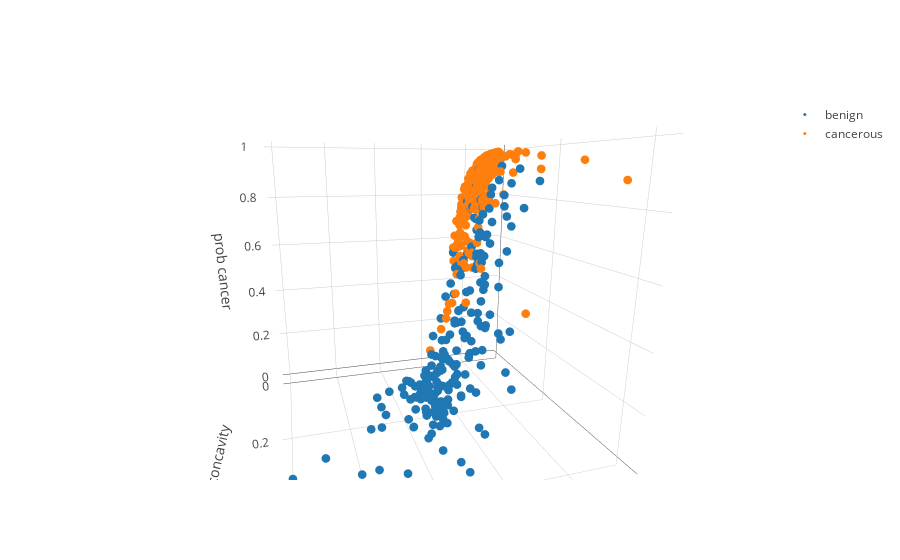

Notebook cell for this chart:
### Markdown cell above
And to convert these into scores...also do in iframe

### Code cell
trace_three_d_benign = dict(
        name = 'benign', x = df_benign['mean_area'], y = df_benign['mean_concavity'], z = df_benign['prediction_probs'],
        type = "scatter3d",    
        mode = 'markers',
        marker = dict( size=3, line=dict(width=0) ) )

trace_three_d_cancerous = dict(
        name = 'cancerous', x = df_cancerous['mean_area'], y = df_cancerous['mean_concavity'], z = df_cancerous['prediction_probs'],
        type = "scatter3d",    
        mode = 'markers',
        marker = dict( size=3, line=dict(width=0) ) )
plot([trace_three_d_benign, trace_three_d_cancerous], {'scene': {'xaxis': {'title': 'area'}, 'yaxis': {'title': 'concavity'}, 'zaxis': {'title': 'prob cancer'}}})

### Figure 1 — Plotly figure (JSON) as saved in the notebook; plotly's stock layout.template omitted (floating-point values rounded to 4 significant figures; data arrays with more than 128 entries replaced by an {"elided": "..."} marker saying what was removed)
{"data": [{"marker": {"line": {"width": 0}, "size": 3}, "mode": "markers", "name": "benign", "type": "scatter3d", "uid": "9bbbe0f8-70a6-4941-b0bf-850f15b6398c", "x": {"elided": "212 float values"}, "y": {"elided": "212 float values"}, "z": {"elided": "212 float values"}}, {"marker": {"line": {"width": 0}, "size": 3}, "mode": "markers", "name": "cancerous", "type": "scatter3d", "uid": "24ceffa4-1cf6-4983-8576-5ca1bac69712", "x": {"elided": "357 float values"}, "y": {"elided": "357 float values"}, "z": {"elided": "357 float values"}}], "layout": {"autosize": true, "scene": {"aspectmode": "auto", "aspectratio": {"x": 1, "y": 1, "z": 1}, "camera": {"center": {"x": 0, "y": 0, "z": 0}, "eye": {"x": 0.427, "y": 1.441, "z": 0.3934}, "projection": {"type": "perspective"}, "up": {"x": 0, "y": 0, "z": 1}}, "xaxis": {"title": {"text": "area"}, "type": "linear"}, "yaxis": {"title": {"text": "concavity"}, "type": "linear"}, "zaxis": {"title": {"text": "prob cancer"}, "type": "linear"}}}}
